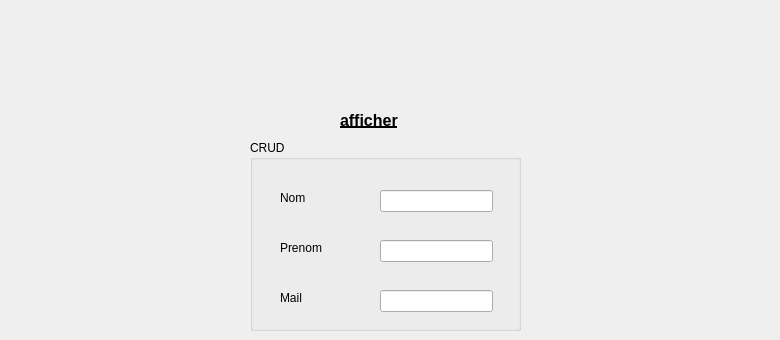
    <widget class="QWidget" name="tab_86">
     <attribute name="title">
      <string>afficher</string>
     </attribute>
     <widget class="QGroupBox" name="groupBox_28">
      <property name="geometry">
       <rect>
        <x>250</x>
        <y>140</y>
        <width>271</width>
        <height>191</height>
       </rect>
      </property>
      <property name="title">
       <string>CRUD</string>
      </property>
      <widget class="QLineEdit" name="lineEdit_98">
       <property name="geometry">
        <rect>
         <x>130</x>
         <y>150</y>
         <width>113</width>
         <height>22</height>
        </rect>
       </property>
      </widget>
      <widget class="QLabel" name="label_148">
       <property name="geometry">
        <rect>
         <x>30</x>
         <y>50</y>
         <width>56</width>
         <height>16</height>
        </rect>
       </property>
       <property name="text">
        <string>Nom</string>
       </property>
      </widget>
      <widget class="QLabel" name="label_149">
       <property name="geometry">
        <rect>
         <x>30</x>
         <y>100</y>
         <width>56</width>
         <height>16</height>
        </rect>
       </property>
       <property name="text">
        <string>Prenom</string>
       </property>
      </widget>
      <widget class="QLineEdit" name="lineEdit_99">
       <property name="geometry">
        <rect>
         <x>130</x>
         <y>100</y>
         <width>113</width>
         <height>22</height>
        </rect>
       </property>
      </widget>
      <widget class="QLabel" name="label_150">
       <property name="geometry">
        <rect>
         <x>30</x>
         <y>150</y>
         <width>56</width>
         <height>16</height>
        </rect>
       </property>
       <property name="text">
        <string>Mail</string>
       </property>
      </widget>
      <widget class="QLineEdit" name="lineEdit_100">
       <property name="geometry">
        <rect>
         <x>130</x>
         <y>50</y>
         <width>113</width>
         <height>22</height>
        </rect>
       </property>
      </widget>
     </widget>
     <widget class="QLabel" name="label_153">
      <property name="geometry">
       <rect>
        <x>340</x>
        <y>110</y>
        <width>431</width>
        <height>20</height>
       </rect>
      </property>
      <property name="font">
       <font>
        <pointsize>12</pointsize>
        <weight>75</weight>
        <bold>true</bold>
        <underline>true</underline>
       </font>
      </property>
      <property name="text">
       <string>afficher</string>
      </property>
     </widget>
    </widget>
